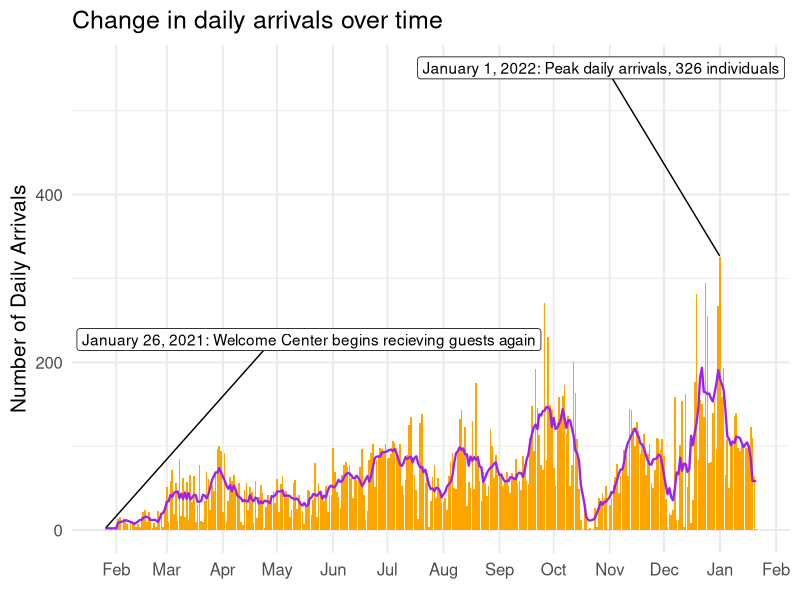
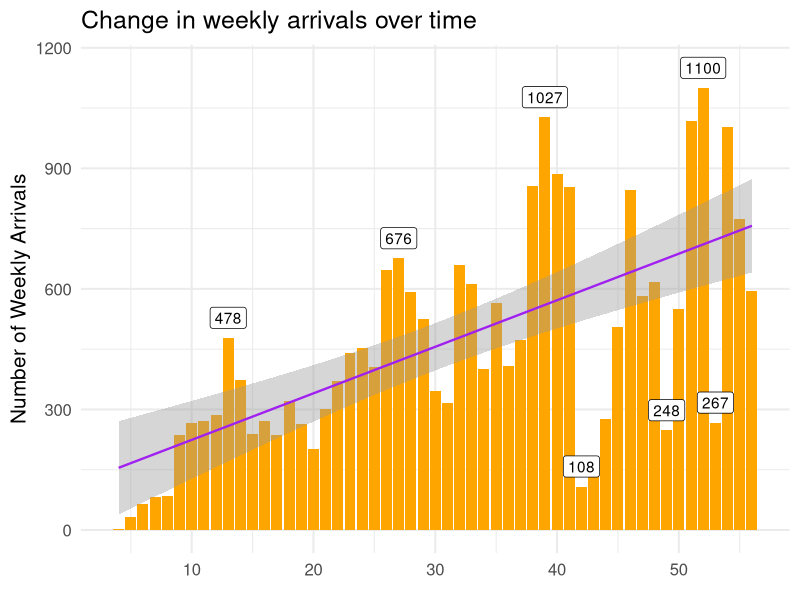
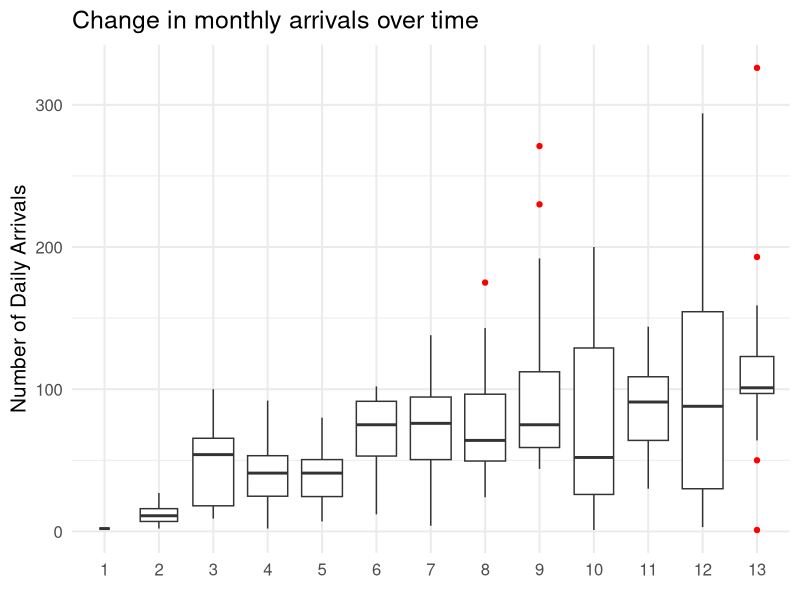
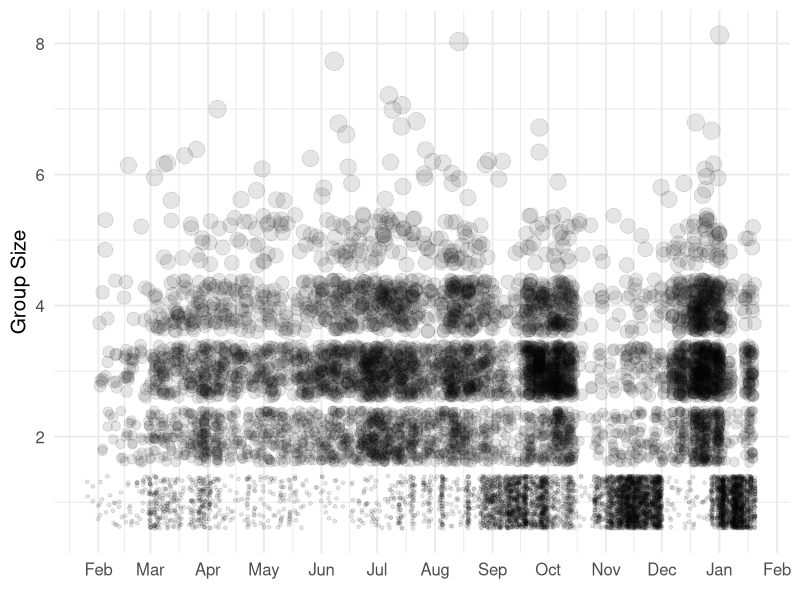
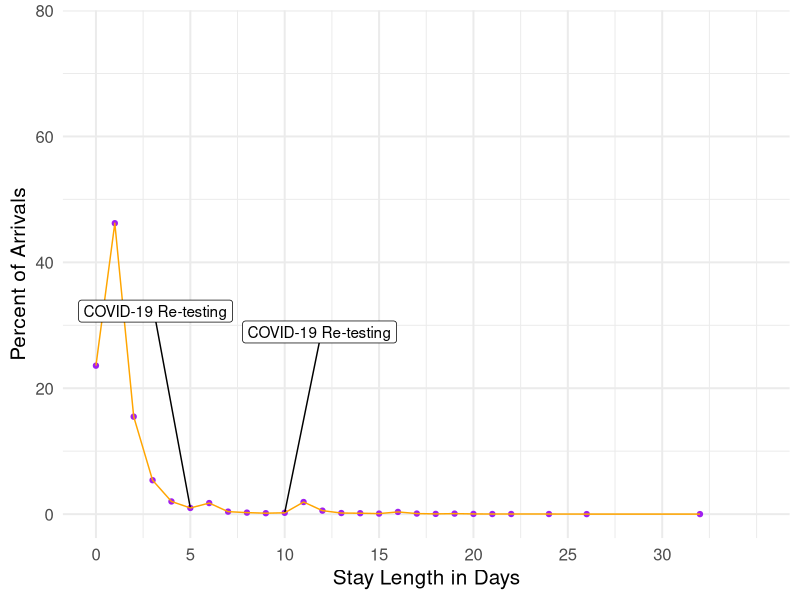
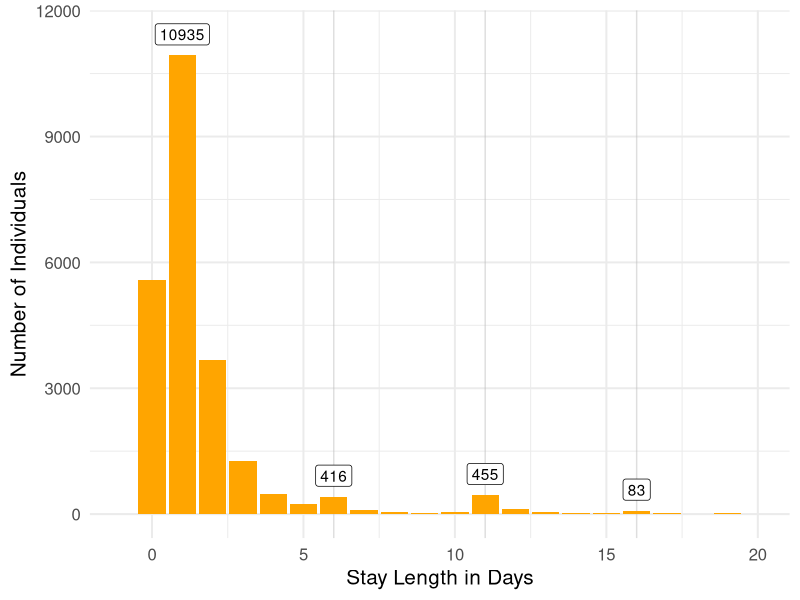
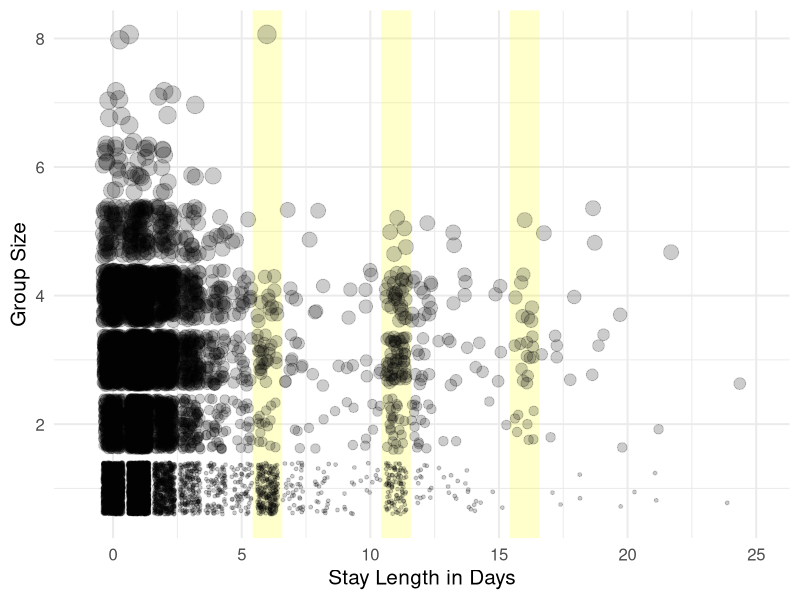
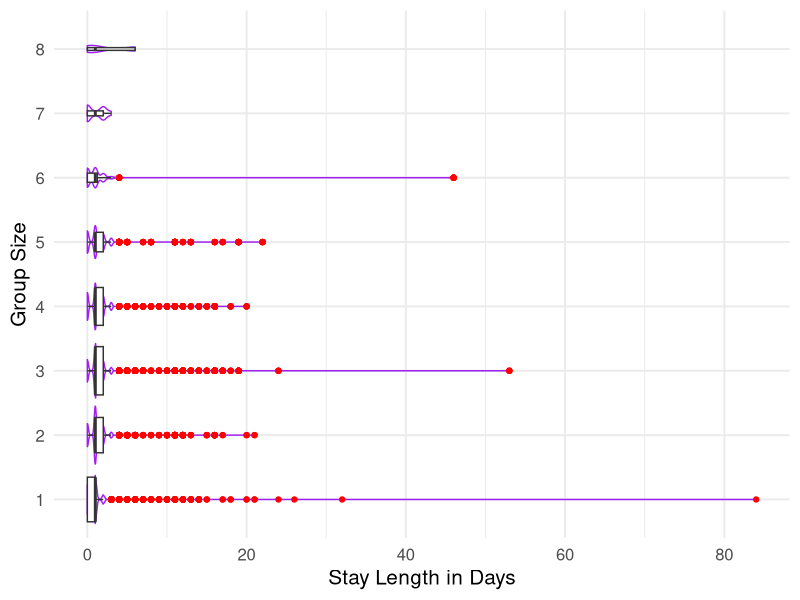

Generate these figures, in order, with R:
## ---- chunk 1
library(knitr)
library(ggrepel)
library(tidyverse)
opts_chunk$set(echo = TRUE, message = FALSE, warning = FALSE)
## ---- chunk 2

arrivals_7_day <- read_csv("data/arrival_date_counts_1.20.csv")

arrivals_wkly <- read_csv("data/arrival_week_counts_1.20.csv")

individuals <- read_csv("data/individual_all_clean_1_20_22.csv") %>% 
  rename("groupID" = ...1)

stay_len_perc <- read_csv("data/stay_length_percent_1_20_22.csv")

groups <- read_csv("data/group_all_clean_1_20_22.csv")


## ---- chunk 3
# set plot theme
theme_set(theme_minimal(15))

# plot daily total arrivals (bars) and individual seven-day rolling mean (line)
arrivals_7_day %>%
ggplot(aes(x = arrival_date, y = n)) +
  geom_col(fill = 'orange') +
  geom_line(aes(y = seven_avg), 
            color = 'purple', size = .8) +
  geom_label_repel(aes(label = label),
                   nudge_y = 225,
                   na.rm = TRUE) +
  labs(title = "Change in daily arrivals over time",
       x = element_blank(), 
       y = "Number of Daily Arrivals") +
  scale_x_date(date_breaks = "1 month", 
               date_labels = "%b",
               date_minor_breaks = "1 year") # get rid of FEB on right
## ---- chunk 4
# weekly arrivals barplot with linear regression
arrivals_wkly %>%
  ggplot(aes(x = week_number, y = n)) +
  geom_bar(stat = "identity", 
           fill = 'orange') +
  geom_smooth(method = "lm", formula = y ~ x, 
              color = 'purple', size=.8) +
  geom_label(aes(label = label),
             nudge_y = 50,
             na.rm = TRUE) +
  labs(title = "Change in weekly arrivals over time", 
       x = element_blank(),
       y = "Number of Weekly Arrivals")
## ---- chunk 5
# Monthly arrivals boxplot
individuals %>%
  count(arrival_date, arrival_month, arrival_year) %>% #weekly arrivals by month boxplots
  mutate(arrival_month = factor(arrival_month)) %>%
  ggplot(aes(x = arrival_month, y = n)) +
  geom_boxplot(varwidth = TRUE, 
               outlier.color = "red") +
  labs(title = "Change in monthly arrivals over time", 
       x = element_blank(), 
       y = "Number of Daily Arrivals") 
## ---- chunk 6
# plot group size trends over time
groups %>% 
  ggplot(aes(x = arrival_date, 
             y = number_in_party)) +
  geom_jitter(aes(size = number_in_party), 
              alpha = .1, show.legend = FALSE, na.rm = TRUE) +
  scale_x_date(date_breaks="1 month", 
               date_labels="%b") +
  labs(x = element_blank(), y = "Group Size") 

## ---- chunk 7
# plot stay length percentages
stay_len_perc %>%
  ggplot(aes(x = stay_length, 
             y = percent)) +
  geom_point(color = "purple", group = 1, na.rm = TRUE) +
  geom_line(color = "orange", na.rm = TRUE) +
  geom_label_repel(aes(label = label), 
                   nudge_y = 30,
                   na.rm = TRUE) + 
  labs(x = "Stay Length in Days", 
       y = "Percent of Arrivals") +
  scale_x_continuous(breaks = c(0, 5, 10 , 15, 20, 25, 30), 
                     limits = c(0,35))
## ---- chunk 8
# plot stay length counts
stay_len_perc %>% #filter out mistakes in recording year (negative values)
  ggplot(aes(x = stay_length, y = n)) +
  geom_vline(xintercept = 6, size = .5, alpha = .5, color = "grey") +
  geom_vline(xintercept = 11, size = .5, alpha = .5, color = "grey") +
  geom_vline(xintercept = 16, size = .5, alpha = .5, color = "grey") +
  geom_col(fill = "orange", 
           na.rm = TRUE) +
  geom_label(aes(label = peak),
             nudge_y = 500,
             na.rm = TRUE) +
  labs(x = "Stay Length in Days", 
       y = "Number of Individuals") +
  scale_x_continuous(breaks = c(0, 5, 10 , 15, 20), 
                     limits = c(-1, 20))
## ---- chunk 9
# Look at distribution of group sizes for stays from 0-30 days
groups %>% 
  filter(stay_length >= 0) %>% 
  ggplot(aes(x = stay_length, 
             y = number_in_party)) +
  geom_vline(xintercept = 6, size = 10, alpha = .2, color = "yellow") +
  geom_vline(xintercept = 11, size = 10, alpha = .2, color = "yellow") +
  geom_vline(xintercept = 16, size = 10, alpha = .2, color = "yellow") +
  geom_jitter(aes(size = number_in_party), 
              show.legend = FALSE, 
              alpha = .2, na.rm = TRUE) +
  xlim(-1, 25) +   # align x-axis
  labs(y = "Group Size", 
       x = "Stay Length in Days")
## ---- chunk 10
# box plots of stay lengths for various group sizes
individuals %>%
  filter(stay_length >= 0) %>% 
  mutate(group_size = factor(number_in_party)) %>%
  ggplot(aes(x = stay_length, 
             y = factor(number_in_party))) +
  geom_violin(aes(group = number_in_party), 
              color = "purple") +
  geom_boxplot(varwidth = TRUE, 
               outlier.color = "red")  + # zoom in on plot because there are a few distant outliers
  labs(x = "Stay Length in Days",
       y = "Group Size") 

